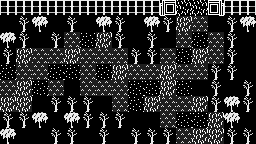

A level layout from a 2D game, rendered from its tile map. Below: a short description, then the map file with its tile-grid data intact:
An orthogonal 16x9 tile map with 16x16 px tiles, 2 tile layers (ground, walls), 5 tilesets.

<map version="1.10" tiledversion="1.10.1" orientation="orthogonal" renderorder="right-down" width="16" height="9" tilewidth="16" tileheight="16" infinite="0" nextlayerid="3" nextobjectid="1">
 <tileset firstgid="1" source="../tilesets/tileset56.tsx" />
 <tileset firstgid="7" source="../tilesets/tileset4.tsx" />
 <tileset firstgid="13" source="../tilesets/tilemap_002-1.tsx" />
 <tileset firstgid="21" source="../tilesets/gatetileset.tsx" />
 <tileset firstgid="23" source="../tilesets/map1.tsx" />
 <layer id="1" name="ground" width="16" height="9">
  <data encoding="csv">
1,1,1,1,1,1,1,1,1,1,1,26,26,1,1,1,
1,1,1,1,1,1,1,1,1,1,1,9,8,1,1,1,
1,1,1,1,8,18,9,1,1,1,1,8,18,8,1,1,
1,9,8,8,9,8,8,8,1,1,8,18,9,8,1,1,
18,8,8,18,18,8,18,9,8,8,9,8,8,1,1,1,
8,9,18,8,1,8,8,8,18,18,9,18,1,1,1,1,
9,9,1,1,1,1,1,8,18,9,8,8,9,1,1,1,
1,1,1,1,1,1,1,1,1,1,8,18,18,9,1,1,
1,1,1,1,1,1,1,1,1,1,1,8,9,9,1,1
</data>
 </layer>
 <layer id="2" name="walls" width="16" height="9">
  <data encoding="csv">
3,3,3,3,3,3,3,3,3,3,21,0,0,22,3,3,
0,6,5,0,6,0,5,6,0,5,6,0,0,0,6,5,
5,6,0,6,0,0,0,6,0,6,0,0,0,0,6,0,
6,0,0,0,0,0,0,0,6,6,0,0,0,0,6,0,
0,0,0,0,0,0,0,0,0,0,0,0,0,6,6,0,
0,0,0,0,0,0,0,0,0,0,0,0,0,6,0,6,
0,0,0,6,6,6,0,0,0,0,0,0,0,6,5,6,
6,6,5,0,5,6,6,6,0,0,0,0,0,0,5,0,
5,0,0,6,6,0,6,0,6,6,6,0,0,0,6,6
</data>
 </layer>
</map>
